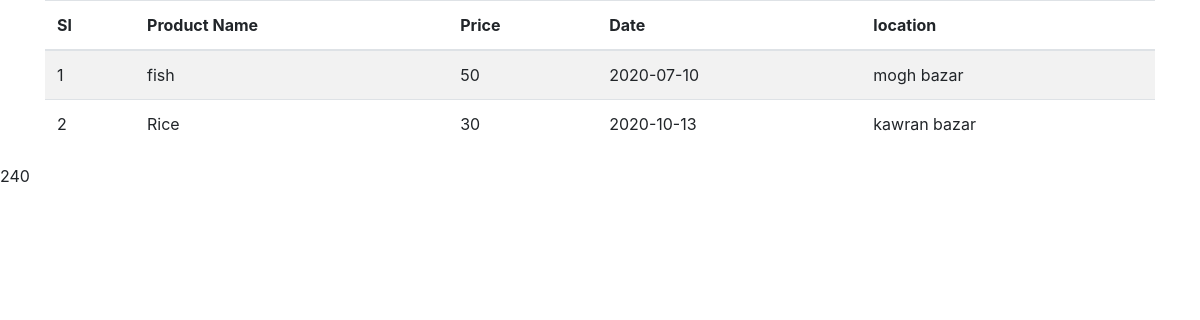
The page /between/index.php on the database its author committed.
### tables this page shows
CREATE TABLE `bazar` (
  `id` int(10) NOT NULL,
  `date` date NOT NULL,
  `product` varchar(100) NOT NULL,
  `price` float NOT NULL,
  `location` varchar(100) NOT NULL
);

### between/index.php (the view, shortened to what this page needs)
<?php
	include_once('inc/connection.php');
	$data = $conn->query("select * from bazar where price between 10 and 50");
?>
<!DOCTYPE html>
<html>
<head>
	<link rel="stylesheet" href="https://stackpath.bootstrapcdn.com/bootstrap/4.5.2/css/bootstrap.min.css">
	<link rel="stylesheet" href="">
</head>
<body>
	<div class="container">
		<table class="table table-striped">
			<thead>
				<tr>
					<th>Sl</th>
					<th>Product Name</th>
					<th>Price</th>
					<th>Date</th>
					<th>location</th>
				</tr>
			</thead>
			<tbody>
				<?php
					$i =1;
					while($dt = $data->fetch_assoc()){
				?>
				<tr>
					<td><?php echo $i++; ?></td>
					<td><?php echo $dt['product']?></td>
					<td><?php echo $dt['price']?></td>
					<td><?php echo $dt['date']?></td>
					<td><?php echo $dt['location']?></td>
				</tr>
				<?php }?>
			</tbody>
		</table>
	</div>
	<?php
		$max_price = $conn->query('select sum(price) as maximum from bazar');
		while($max = $max_price->fetch_assoc()){
			echo $max['maximum'];
		}
	?>
</body>
</html>

### rows shown on the page
bazar: product "fish", price "50", date "2020-07-10", location "mogh bazar"
bazar: product "Rice", price "30", date "2020-10-13", location "kawran bazar"

### other values the page prints
$max['maximum'] "240"
